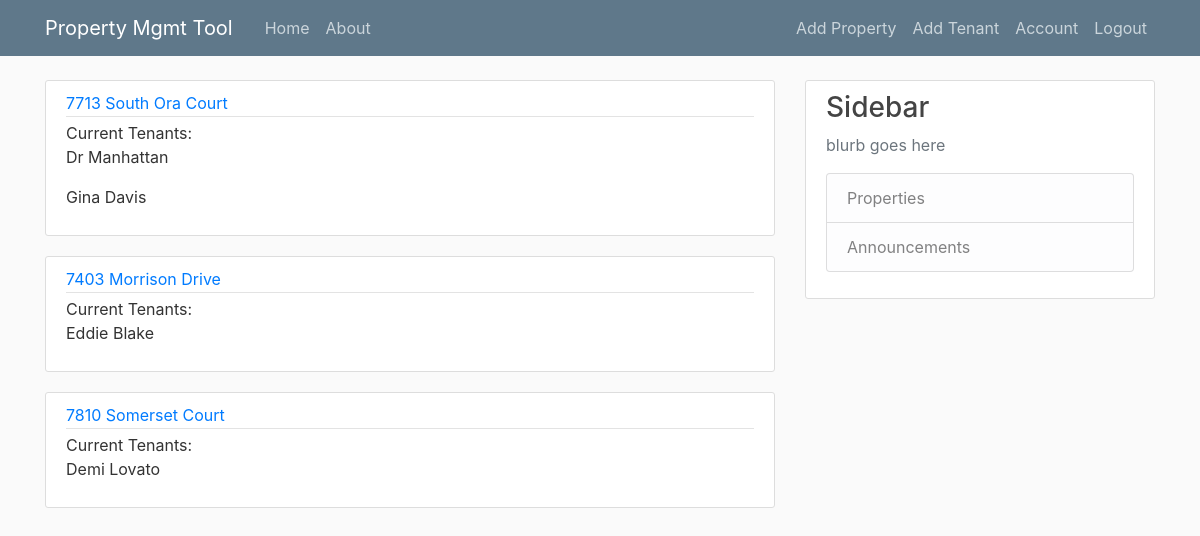
Screenshot of /home (signed in) with the database file from the repository.
### flaskblog/models.py (models this page shows, shortened)
class Properties( db.Model ):
    property_id = db.Column( db.Integer, primary_key=True )
    address = db.Column( db.String, nullable = False )
    apartment = db.Column( db.String, nullable=False )
    user_id = db.Column(db.Integer, db.ForeignKey('user.id'), nullable=False)
    tenants = db.relationship( 'Tenant', backref='prop_id', lazy=True )

class Tenant( db.Model ):
    id = db.Column( db.Integer, primary_key=True ) # PRIMARY_KEY
    first_name = db.Column( db.String, nullable=False )
    last_name = db.Column( db.String, nullable=False )
    email = db.Column( db.String, unique=True, nullable=False )
    deposit = db.Column( db.Integer, nullable=False )
    moveIn_date = db.Column( db.DateTime, default=datetime.utcnow, nullable=False )
    phone_number = db.Column( db.Integer, nullable = False )
    property_address = db.Column( db.Integer, db.ForeignKey( 'properties.property_id' ), nullable=False )
    user_id = db.Column(db.Integer, db.ForeignKey('user.id'), nullable=False)

### flaskblog/routes.py (the view)
@app.route("/")
@app.route("/home")
def home():
    roommates = Tenant.query.all()
    homes = Properties.query.all()
    return render_template( 'home.html', homes= homes, roommates=roommates )

### flaskblog/models.py (called while the page is built)
@login_manager.user_loader
def load_user( user_id ):
    return User.query.get( int( user_id ))

### flaskblog/templates/home.html
{% extends "layout.html" %}
{% block content %}
   {% for h in homes %}
      <article class="media content-section">
         <div class="media-body">
            <div class="article-metadata">
               <a class="mr-2" href="{{ url_for( 'property_detail', prop_id=h.property_id)}}">{{ h.address }}</a>
            </div>
         {% print( 'Current Tenants: \n' ) %}
         {% for r in roommates %}
            {% if h.property_id == r.property_address %}
               <p>{{ r.first_name + " " + r.last_name }}</p>
            {% endif %}
         {% endfor %}
         </div>
      </article>
      {% endfor %}
{% endblock content %}

### flaskblog/static/main.css (style rules this page uses)
body { background: #fafafa; color: #333333; margin-top: 5rem; }
.content-section { background: #ffffff; padding: 10px 20px; border: 1px solid #dddddd; border-radius: 3px; margin-bottom: 20px; }
.article-metadata { padding-bottom: 1px; margin-bottom: 4px; border-bottom: 1px solid #e3e3e3 }

### rows the page displays
Properties: address "7713 South Ora Court", print "Current Tenants:"
Tenant: first_name+last_name "Dr Manhattan"
Tenant: first_name+last_name "Gina Davis"
Properties: address "7403 Morrison Drive", print "Current Tenants:"
Tenant: first_name+last_name "Eddie Blake"
Properties: address "7810 Somerset Court", print "Current Tenants:"
Tenant: first_name+last_name "Demi Lovato"
